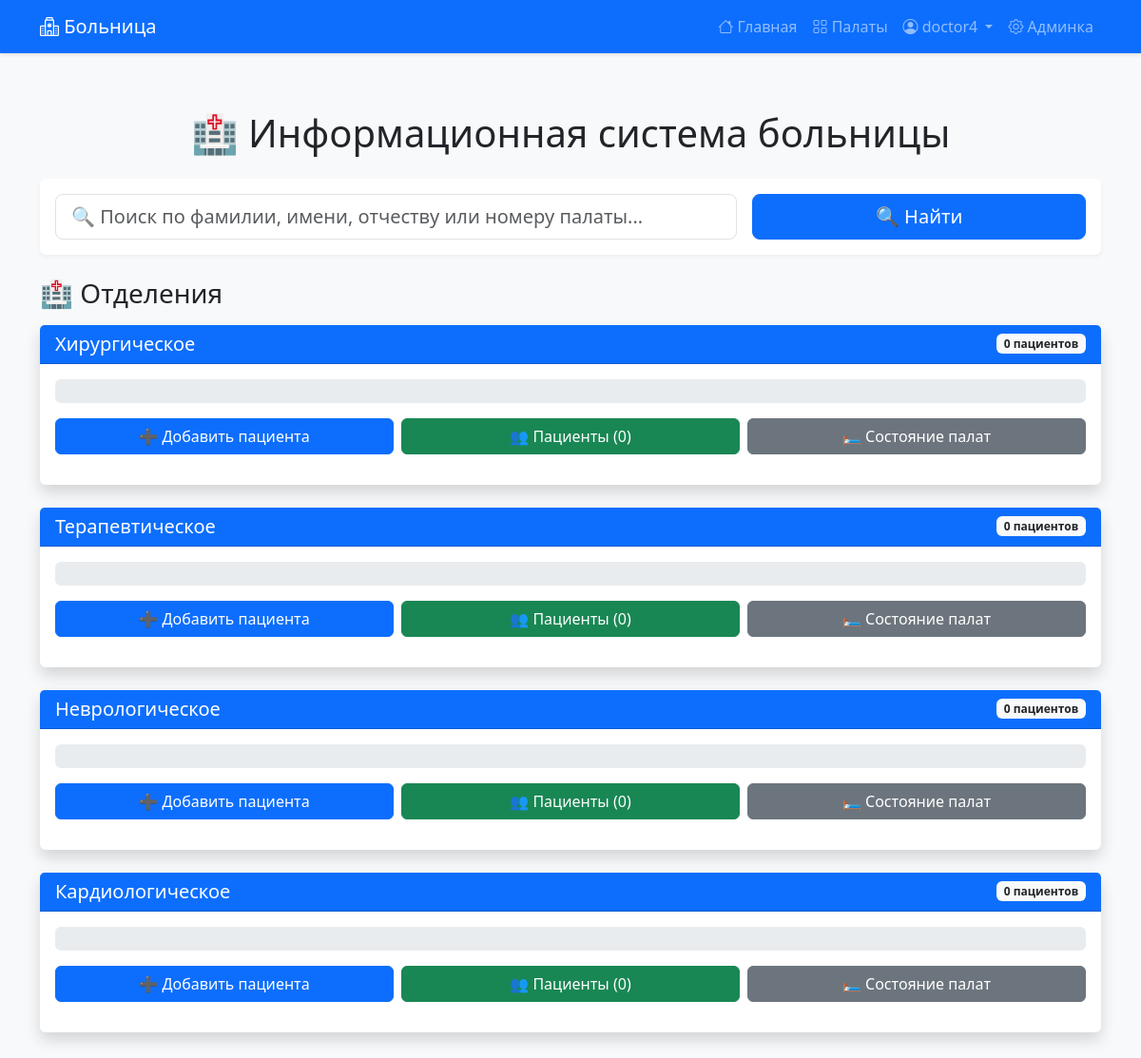
/ (signed in), run on the app's committed database.
### hospital/models.py (models this page shows, shortened)
class Department(models.Model):
    name = models.CharField(max_length=100, verbose_name="Название отделения")
    class Meta:
        verbose_name = "Отделение"
        verbose_name_plural = "Отделения"

### hospital/views.py (the view)
# urls.py: path('', views.index, name='index'),
def index(request):
    create_hospital_structure()
    search_query = request.GET.get('search', '').strip()
    departments = Department.objects.all().prefetch_related('room_set', 'room_set__patient_set')
    total_rooms = Room.objects.count()
    total_capacity = Room.objects.aggregate(total=Sum('capacity'))['total'] or 0
    total_patients = Patient.objects.count()
    hospital_fill = int((total_patients / total_capacity) * 100) if total_capacity > 0 else 0
    found_patients = []
    for dep in departments:
        rooms_in_dep = Room.objects.filter(department=dep)
        dep.total_capacity = sum(r.capacity for r in rooms_in_dep)
        if search_query:
            dep_patients = Patient.objects.filter(
                room__department=dep
            ).filter(
                Q(last_name__icontains=search_query) |
                Q(first_name__icontains=search_query) |
                Q(middle_name__icontains=search_query) |
                Q(room__number__icontains=search_query)
            ).select_related('room')
            for patient in dep_patients:
                found_patients.append({
                    'patient': patient,
                    'department': dep,
                })
        else:
            dep_patients = Patient.objects.filter(room__department=dep).select_related('room')
        dep.patient_count = dep_patients.count()
        dep.fill_percent = int((dep.patient_count / dep.total_capacity) * 100) if dep.total_capacity > 0 else 0
        dep.patients = dep_patients
    context = {
        "departments": departments,
        "hospital_fill": hospital_fill,
        "total_patients": total_patients,
        "total_capacity": total_capacity,
        "search_query": search_query,
        "found_patients": found_patients,
    }
    return render(request, "index.html", context)

### hospital/views.py (called while the page is built, shortened)
def create_hospital_structure():
    if Department.objects.exists():
        return

### hospital/templates/index.html (shortened to what this page needs)
{% extends 'base.html' %}
{% block content %}
<div class="container mt-4">
    <h1 class="text-center mb-4">🏥 Информационная система больницы</h1>
    <div class="card mb-4">
        <div class="card-body">
            <form method="GET" action="{% url 'index' %}" class="row g-3">
                <div class="col-md-8">
                    <input type="text" name="search" class="form-control form-control-lg"
                           placeholder="🔍 Поиск по фамилии, имени, отчеству или номеру палаты..."
                           value="{{ search_query|default:'' }}">
                </div>
                <div class="col-md-4">
                    <button type="submit" class="btn btn-primary btn-lg w-100">🔍 Найти</button>
                </div>
            </form>
        </div>
    </div>
    {% if not search_query %}
    <h3 class="mb-3">🏥 Отделения</h3>
    <div class="row">
        {% for dep in departments %}
        <div class="col-12 mb-4">
            <div class="card shadow">
                <div class="card-header bg-primary text-white d-flex justify-content-between align-items-center">
                    <h5 class="mb-0">{{ dep.name }}</h5>
                    <span class="badge bg-light text-dark">{{ dep.patient_count }} пациентов</span>
                </div>
                <div class="card-body">
                    <div class="progress mb-3" style="height: 25px;">
                    </div>
                    <div class="row g-2 mb-3">
                        <div class="col-md-4">
                            <a href="{% url 'add_patient' %}?department={{ dep.id }}" class="btn btn-primary w-100">
                                ➕ Добавить пациента
                            </a>
                        </div>
                        <div class="col-md-4">
                            <button type="button" class="btn btn-success w-100"
                                    data-bs-toggle="modal"
                                    data-bs-target="#patientsModal{{ dep.id }}">
                                👥 Пациенты ({{ dep.patient_count }})
                            </button>
                        </div>
                        <div class="col-md-4">
                            <a href="{% url 'room_status' %}?department={{ dep.id }}" class="btn btn-secondary w-100">
                                🛏️ Состояние палат
                            </a>
                        </div>
                    </div>
                </div>
            </div>
        </div>
        {% endfor %}
    </div>
    {% endif %}
</div>
{% endblock %}

### hospital/templates/base.html (shortened to what this page needs)
{% load static %}
<!DOCTYPE html>
<html lang="ru">
<head>
    <link href="https://cdn.jsdelivr.net/npm/bootstrap@5.3.0/dist/css/bootstrap.min.css" rel="stylesheet">
    <link href="https://cdn.jsdelivr.net/npm/bootstrap-icons@1.10.0/font/bootstrap-icons.css" rel="stylesheet">
</head>
<body>
    <nav class="navbar navbar-expand-lg navbar-dark bg-primary">
        <div class="container">
            <a class="navbar-brand" href="{% url 'index' %}">
                <i class="bi bi-hospital"></i> Больница
            </a>
            <div class="collapse navbar-collapse" id="navbarNav">
                <ul class="navbar-nav ms-auto">
                    <li class="nav-item">
                        <a class="nav-link" href="{% url 'index' %}">
                            <i class="bi bi-house"></i> Главная
                        </a>
                    </li>
                    <li class="nav-item">
                        <a class="nav-link" href="{% url 'room_status' %}">
                            <i class="bi bi-grid"></i> Палаты
                        </a>
                    </li>
                    {% if user.is_authenticated %}
                    <li class="nav-item dropdown">
                        <a class="nav-link dropdown-toggle" href="#" id="navbarDropdown" role="button" data-bs-toggle="dropdown">
                            <i class="bi bi-person-circle"></i> {{ user.username }}
                        </a>
                    </li>
                    {% endif %}
                    <li class="nav-item">
                        <a class="nav-link" href="/admin/" target="_blank">
                            <i class="bi bi-gear"></i> Админка
                        </a>
                    </li>
                </ul>
            </div>
        </div>
    </nav>
    <main class="container main-content">
        {% block content %}
        {% endblock %}
    </main>
</body>
</html>

### hospital/templates/base.html (style rules this page uses)
body { background-color: #f8f9fa; min-height: 100vh; display: flex; flex-direction: column; }
.navbar { box-shadow: 0 2px 4px rgba(0,0,0,0.1); }
.main-content { flex: 1; padding: 20px 0; }
.card { box-shadow: 0 2px 4px rgba(0,0,0,0.05); border: none; }
.btn-primary { background-color: #0d6efd; border-color: #0d6efd; }

### data on the page
Department: name "Хирургическое", patient_count "0"
Department: name "Терапевтическое", patient_count "0"
Department: name "Неврологическое", patient_count "0"
Department: name "Кардиологическое", patient_count "0"

### other printed values
{{ user.username }} "doctor4"
